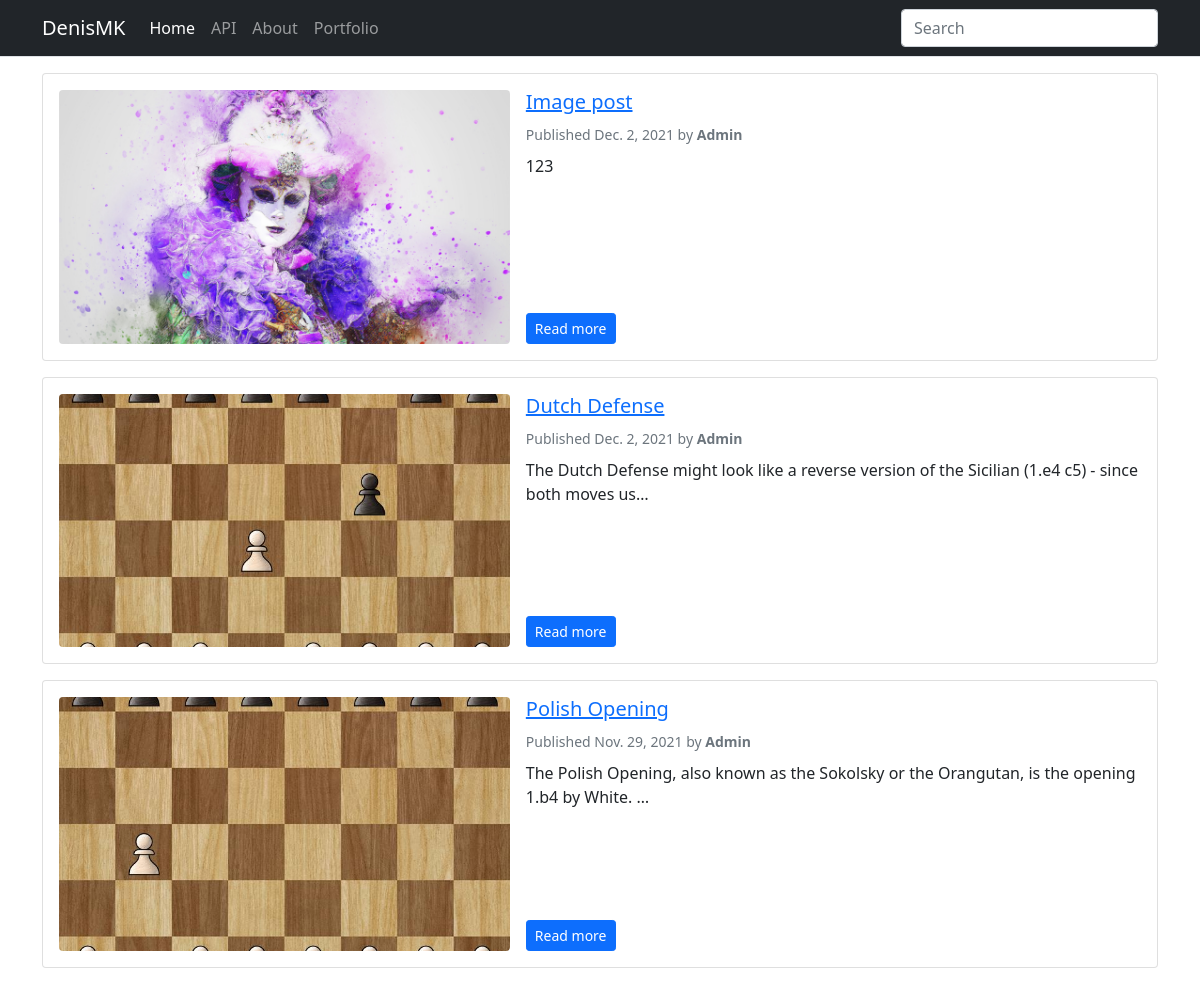
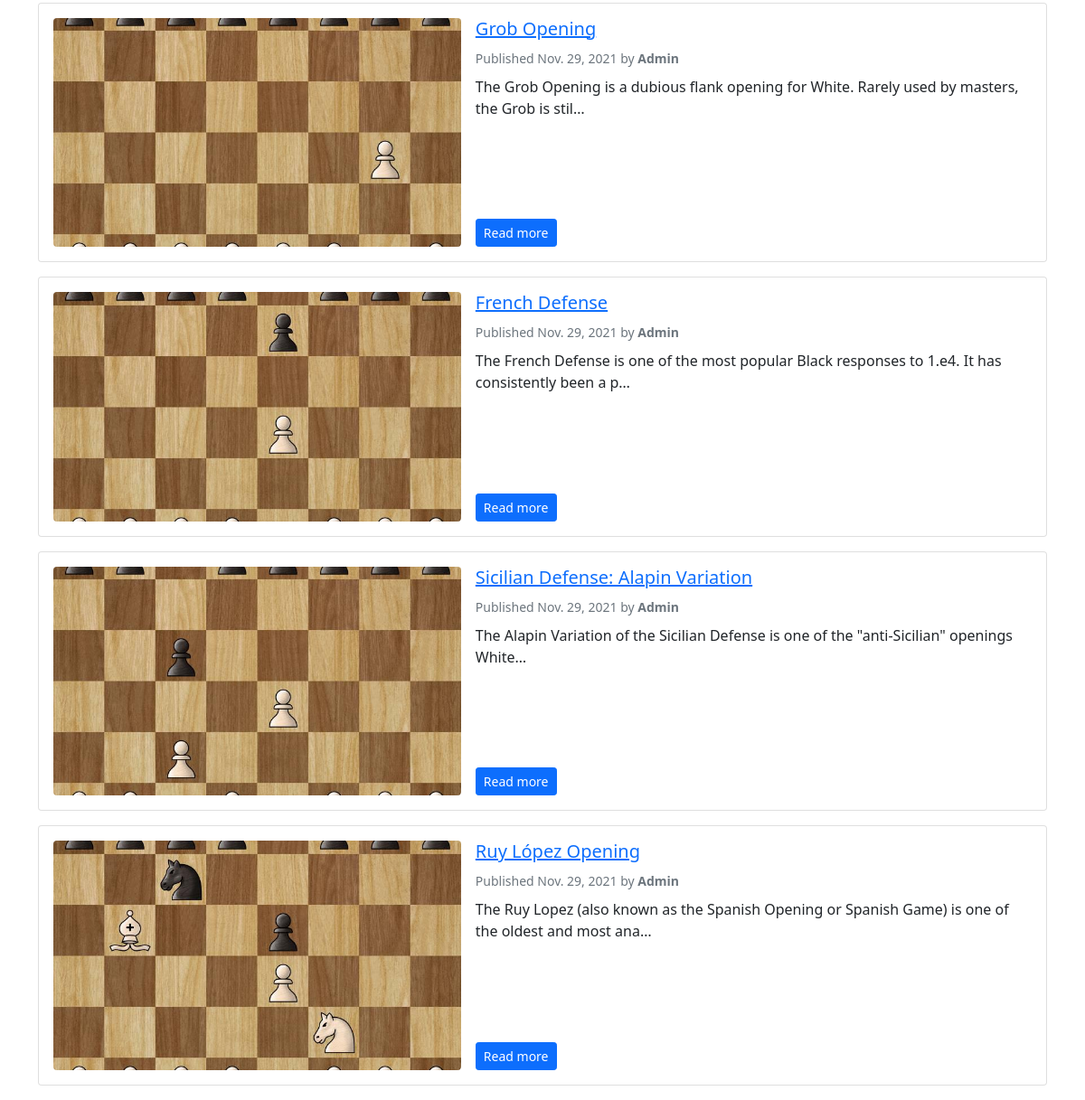
The page / on the database its author committed (2 pictures, top to bottom).
### blog/models.py (models this page shows, shortened)
class Post(models.Model):
    STATUS_CHOICES = (
        ('draft', 'Draft'),
        ('published', 'Published'),
    )
    title = models.CharField(max_length=200, unique=True)
    slug = models.SlugField(max_length=200, unique_for_date='publish', unique=True)
    image = models.ImageField(upload_to='featured_image/%Y/%m/%d/')
    author = models.ForeignKey(User, on_delete=models.CASCADE, related_name='blog_posts')
    body = RichTextUploadingField()
    publish = models.DateTimeField(default=timezone.now)
    created = models.DateTimeField(auto_now_add=True)
    updated = models.DateTimeField(auto_now=True)
    status = models.CharField(max_length=10, choices=STATUS_CHOICES, default='draft')
    tags = TaggableManager()
    class Meta:
        ordering = ['-publish']
    objects = models.Manager()
    published = PublishedManager()
    def get_absolute_url(self):
        return reverse('blog:post_detail', args=[self.slug])

### blog/views.py (the view)
# urls.py: path('', views.post_list, name="post_list"),
def post_list(request, tag_slug=None):
    posts = Post.published.all()
    tag = None
    if tag_slug:
        tag = get_object_or_404(Tag, slug=tag_slug)
        posts = posts.filter(tags__in=[tag])
    query = request.GET.get("q")
    if query:
        posts=Post.published.filter(Q(title__icontains=query) | Q(tags__name__icontains=query)).distinct()
    paginator = Paginator(posts, 10)  # 10 posts in each page
    page = request.GET.get('page')
    try:
        posts = paginator.page(page)
    except PageNotAnInteger:
        posts = paginator.page(1)
    except EmptyPage:
        posts = paginator.page(paginator.num_pages)
    return render(request, 'post_list.html', {'posts': posts, page: 'pages', 'tag': tag})

### blog/models.py (called while the page is built)
    def get_queryset(self):
        return super(PublishedManager, self).get_queryset().filter(status='published')

### templates/post_list.html (shortened to what this page needs)
{% extends 'base.html' %}
{% block content %}
    {% for post in posts %}
    <div class="card mb-3">
        <div class="card-body">
            <div class="row g-0">
                <div class="col-md-5">
                    <div class="ratio ratio-16x9">
                        <img src="{{ post.image.url }}" class="rounded featured-image-list" alt="{{post.title}}" >
                    </div>
                </div>
                <div class="col-md-7 ps-md-3 pt-3 pt-md-0 d-flex flex-column">
                        <h2 class="card-title h5">
                                <a href="{{ post.get_absolute_url }}">
                                {{ post.title }}
                                </a>
                        </h2>
                        <div class="text-muted">
                            <small>
                                Published {{ post.publish.date }} by <strong>{{ post.author }}</strong>
                            </small>
                        </div>
                        <p class="card-text mb-auto py-2">{{ post.body|safe|striptags|truncatechars:100 }}</p>
                        <div>
                            <a href="{{ post.get_absolute_url }}" class="btn btn-primary btn-sm">Read more</a>
                        </div>
                </div>
            </div>
        </div>
    </div>
    {% endfor %}
{% endblock content %}

### templates/base.html (shortened to what this page needs)
{% load static %}
<!DOCTYPE html>
<html lang="en">
<head>
    <link href="https://cdn.jsdelivr.net/npm/bootstrap@5.0.0-beta3/dist/css/bootstrap.min.css" rel="stylesheet">
    <link href="{% static "css/style.css" %}" rel="stylesheet">
    <link rel="stylesheet" href="//cdnjs.cloudflare.com/ajax/libs/highlight.js/10.1.1/styles/monokai-sublime.min.css">
</head>
<body>
  <nav class="navbar navbar-expand-lg navbar-dark bg-dark border-bottom">
    <div class="container">
      <a class="navbar-brand" href="/">DenisMK</a>
      <div class="collapse navbar-collapse" id="navbarSupportedContent">
        <ul class="navbar-nav me-auto mb-2 mb-lg-0">
          <li class="nav-item">
            <a class="nav-link active" aria-current="page" href="/">Home</a>
          </li>
          <li class="nav-item">
            <a class="nav-link" href="#">API</a>
          </li>
          <li class="nav-item">
            <a class="nav-link" href="#">About</a>
          </li>
          <li class="nav-item">
            <a class="nav-link" href="#">Portfolio</a>
          </li>
        </ul>
        <form class="d-flex" action="/">
            <input class="form-control mr-0" type="search" value="{{request.GET.q}}" name="q" placeholder="Search" aria-label="Search">
        </form>
      </div>
    </div>
  </nav>
    <main class="container my-3">
        {% block content %}
        {% endblock content %}
    </main>
</body>
</html>

### static/style.css (style rules this page uses)
.featured-image-list { object-fit: cover; }

### rows shown on the page
Post: image (picture), title "Image post", publish "Dec. 2, 2021", author "Admin", body "123"
Post: image (picture), title "Dutch Defense", publish "Dec. 2, 2021", author "Admin", body "The Dutch Defense might look like a reverse version of the Sicilian (1.e4 c5) - since both moves us…"
Post: image (picture), title "Polish Opening", publish "Nov. 29, 2021", author "Admin", body "The Polish Opening, also known as the Sokolsky or the Orangutan, is the opening 1.b4 by White. …"
Post: image (picture), title "Grob Opening", publish "Nov. 29, 2021", author "Admin", body "The Grob Opening is a dubious flank opening for White. Rarely used by masters, the Grob is stil…"
Post: image (picture), title "French Defense", publish "Nov. 29, 2021", author "Admin", body "The French Defense is one of the most popular Black responses to 1.e4. It has consistently been a p…"
Post: image (picture), title "Sicilian Defense: Alapin Variation", publish "Nov. 29, 2021", author "Admin", body "The Alapin Variation of the Sicilian Defense is one of the \"anti-Sicilian\" openings White…"
Post: image (picture), title "Ruy López Opening", publish "Nov. 29, 2021", author "Admin", body "The Ruy Lopez (also known as the Spanish Opening or Spanish Game) is one of the oldest and most ana…"
